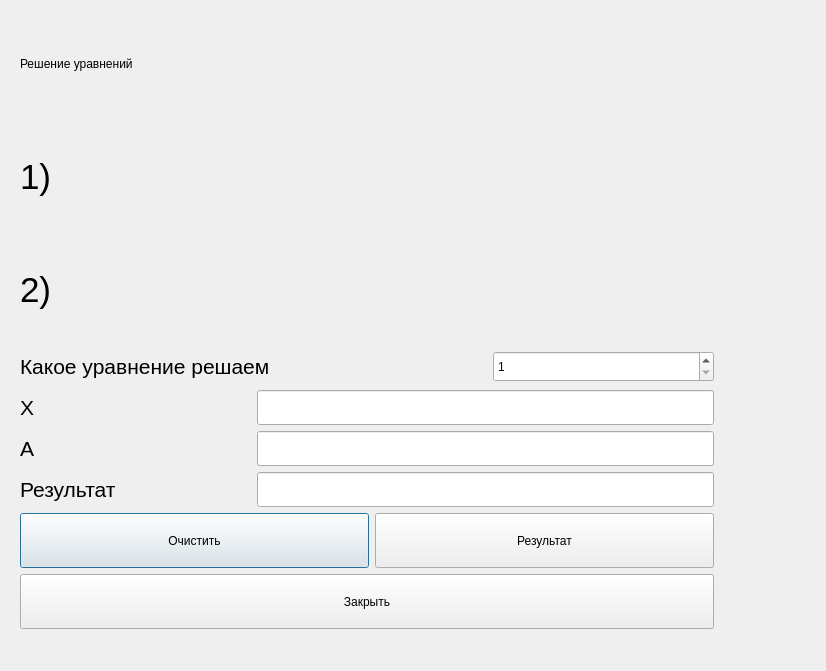
<?xml version="1.0" encoding="UTF-8"?>
<ui version="4.0">
 <class>Dialog</class>
 <widget class="QDialog" name="Dialog">
  <property name="geometry">
   <rect>
    <x>0</x>
    <y>0</y>
    <width>826</width>
    <height>671</height>
   </rect>
  </property>
  <property name="windowTitle">
   <string>Dialog</string>
  </property>
  <widget class="QWidget" name="">
   <property name="geometry">
    <rect>
     <x>20</x>
     <y>10</y>
     <width>694</width>
     <height>619</height>
    </rect>
   </property>
   <layout class="QGridLayout" name="gridLayout">
    <item row="6" column="2" colspan="3">
     <widget class="QLineEdit" name="lineEdit_3">
      <property name="minimumSize">
       <size>
        <width>331</width>
        <height>35</height>
       </size>
      </property>
     </widget>
    </item>
    <item row="7" column="0" colspan="3">
     <widget class="QPushButton" name="pushButton">
      <property name="minimumSize">
       <size>
        <width>210</width>
        <height>55</height>
       </size>
      </property>
      <property name="text">
       <string>Очистить</string>
      </property>
     </widget>
    </item>
    <item row="6" column="0" colspan="2">
     <widget class="QLabel" name="label_9">
      <property name="minimumSize">
       <size>
        <width>100</width>
        <height>35</height>
       </size>
      </property>
      <property name="font">
       <font>
        <pointsize>16</pointsize>
       </font>
      </property>
      <property name="text">
       <string>Результат</string>
      </property>
     </widget>
    </item>
    <item row="5" column="2" colspan="3">
     <widget class="QLineEdit" name="lineEdit_2">
      <property name="minimumSize">
       <size>
        <width>331</width>
        <height>35</height>
       </size>
      </property>
     </widget>
    </item>
    <item row="5" column="0" colspan="2">
     <widget class="QLabel" name="label_8">
      <property name="minimumSize">
       <size>
        <width>100</width>
        <height>35</height>
       </size>
      </property>
      <property name="font">
       <font>
        <pointsize>16</pointsize>
       </font>
      </property>
      <property name="text">
       <string>A</string>
      </property>
     </widget>
    </item>
    <item row="3" column="0" colspan="4">
     <widget class="QLabel" name="label_6">
      <property name="minimumSize">
       <size>
        <width>225</width>
        <height>35</height>
       </size>
      </property>
      <property name="font">
       <font>
        <pointsize>16</pointsize>
       </font>
      </property>
      <property name="text">
       <string>Какое уравнение решаем</string>
      </property>
     </widget>
    </item>
    <item row="2" column="0">
     <widget class="QLabel" name="label_5">
      <property name="minimumSize">
       <size>
        <width>21</width>
        <height>0</height>
       </size>
      </property>
      <property name="font">
       <font>
        <pointsize>26</pointsize>
       </font>
      </property>
      <property name="midLineWidth">
       <number>0</number>
      </property>
      <property name="text">
       <string>2)</string>
      </property>
     </widget>
    </item>
    <item row="1" column="0">
     <widget class="QLabel" name="label_4">
      <property name="font">
       <font>
        <pointsize>26</pointsize>
       </font>
      </property>
      <property name="text">
       <string>1)</string>
      </property>
     </widget>
    </item>
    <item row="3" column="4">
     <widget class="QSpinBox" name="spinBox">
      <property name="minimumSize">
       <size>
        <width>221</width>
        <height>31</height>
       </size>
      </property>
      <property name="minimum">
       <number>1</number>
      </property>
      <property name="maximum">
       <number>2</number>
      </property>
     </widget>
    </item>
    <item row="1" column="1" colspan="4">
     <widget class="QLabel" name="label_2">
      <property name="text">
       <string/>
      </property>
      <property name="pixmap">
       <pixmap>Formula1.png</pixmap>
      </property>
     </widget>
    </item>
    <item row="4" column="2" colspan="3">
     <widget class="QLineEdit" name="lineEdit">
      <property name="minimumSize">
       <size>
        <width>331</width>
        <height>35</height>
       </size>
      </property>
     </widget>
    </item>
    <item row="2" column="1" colspan="4">
     <widget class="QLabel" name="label_3">
      <property name="text">
       <string/>
      </property>
      <property name="pixmap">
       <pixmap>Formula2.png</pixmap>
      </property>
     </widget>
    </item>
    <item row="4" column="0" colspan="2">
     <widget class="QLabel" name="label_7">
      <property name="minimumSize">
       <size>
        <width>100</width>
        <height>35</height>
       </size>
      </property>
      <property name="font">
       <font>
        <pointsize>16</pointsize>
       </font>
      </property>
      <property name="text">
       <string>X</string>
      </property>
     </widget>
    </item>
    <item row="8" column="0" colspan="5">
     <widget class="QPushButton" name="pushButton_4">
      <property name="minimumSize">
       <size>
        <width>210</width>
        <height>55</height>
       </size>
      </property>
      <property name="text">
       <string>Закрыть</string>
      </property>
     </widget>
    </item>
    <item row="0" column="0" colspan="2">
     <widget class="QLabel" name="label">
      <property name="text">
       <string>Решение уравнений</string>
      </property>
     </widget>
    </item>
    <item row="7" column="3" colspan="2">
     <widget class="QPushButton" name="pushButton_3">
      <property name="minimumSize">
       <size>
        <width>210</width>
        <height>55</height>
       </size>
      </property>
      <property name="text">
       <string>Результат</string>
      </property>
     </widget>
    </item>
   </layout>
  </widget>
 </widget>
 <resources/>
 <connections>
  <connection>
   <sender>pushButton</sender>
   <signal>clicked()</signal>
   <receiver>lineEdit_3</receiver>
   <slot>clear()</slot>
   <hints>
    <hint type="sourcelabel">
     <x>184</x>
     <y>509</y>
    </hint>
    <hint type="destinationlabel">
     <x>302</x>
     <y>457</y>
    </hint>
   </hints>
  </connection>
  <connection>
   <sender>pushButton</sender>
   <signal>clicked()</signal>
   <receiver>lineEdit_2</receiver>
   <slot>clear()</slot>
   <hints>
    <hint type="sourcelabel">
     <x>158</x>
     <y>509</y>
    </hint>
    <hint type="destinationlabel">
     <x>267</x>
     <y>405</y>
    </hint>
   </hints>
  </connection>
  <connection>
   <sender>pushButton</sender>
   <signal>clicked()</signal>
   <receiver>lineEdit</receiver>
   <slot>clear()</slot>
   <hints>
    <hint type="sourcelabel">
     <x>142</x>
     <y>506</y>
    </hint>
    <hint type="destinationlabel">
     <x>268</x>
     <y>367</y>
    </hint>
   </hints>
  </connection>
  <connection>
   <sender>pushButton_4</sender>
   <signal>clicked()</signal>
   <receiver>Dialog</receiver>
   <slot>close()</slot>
   <hints>
    <hint type="sourcelabel">
     <x>297</x>
     <y>548</y>
    </hint>
    <hint type="destinationlabel">
     <x>583</x>
     <y>607</y>
    </hint>
   </hints>
  </connection>
 </connections>
</ui>
